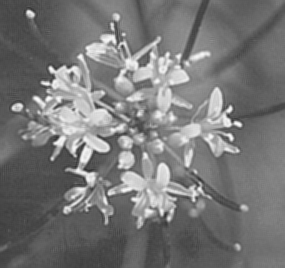
%> input picture HW02/flower.pgm, 285 x 268 px
$ octave mccurleyHW02.m   (GNU Octave 9; MATLAB toolbox functions it lacks are replaced by stand-ins)
%> lines starting %> are read from the running program, lines starting %| are printed output that depends on the picture
### HW02/Code/myhisteq.m
function [eqHist] = myhisteq(data,dataSet)
%{
***********************************************************************
    *  File:  myhisteq.m
    *  Name:  Connor McCurley
    *  Date:  09/09/2018
    *  Course: EEE 6512 Image Processing and Computer Vision
    *  Desc:  Takes an intensity image 'data' and the data set name
              'dataSet' (optional), and returns a vector of the image's
              equalized normalized intensity histogram
**********************************************************************
%}

%Show image
figure();
colormap(gray);
imagesc(data);
colorbar;
if(nargin>1)
    title([dataSet ' Intensity Image']);
else
   title('Intensity Image');
end


%Define number of histogram bins and initialize vector of histogram values
numBins = 256;
unnormHist = zeros(numBins,1);
bins = 0:(numBins-1);

%Get normalizing constant
normConst = size(data,1)*size(data,2);

%Get unnormalized histogram
for bin = 1:numBins
    unnormHist(bin) = sum(data(:) == (bin-1));
end

%Normalize histogram
normHist = unnormHist./normConst;

%Plot normalized histogram
figure();
bar(bins,normHist);
xlabel('Intensity');
ylabel('Normalized Frequency');
if(nargin>1)
    title([dataSet ' Normalized Histogram']);
else
   title('Normalized Histogram');
end

%Find equalized histogram values
eqHistVals = zeros(numBins,1);
for bin = 1:numBins
    eqHistVals(bin) = (bin-1)*sum(normHist(1:bin),1);
end

%Plot transformation function
figure();
bar(bins,eqHistVals); hold on;
plot(bins,repmat((numBins-1),numBins,1), 'Color', 'k', 'Linestyle','-.', 'Linewidth', 2);
xlabel('Intensity');
ylabel('Equalized Value');
if(nargin>1)
    title([dataSet ' Transformation Function']);
else
   title('Transformation Function');
end

%Equalize image values
eqData = zeros(size(data,1),size(data,2));
for bin = 1:numBins
   ind = find(data(:)== (bin-1));
   eqData(ind) = eqHistVals(bin);
end
eqData = round(eqData);

%Show equalized image
figure();
colormap(gray);
imagesc(eqData);
colorbar;
if(nargin>1)
    title([dataSet ' Equalized Intensity Image']);
else
   title('Equalized Intensity Image');
end

%Get normalized equalized histogram
eqHist = zeros(numBins,1);
for bin = 1:numBins
    eqHist(bin) = sum(eqData(:) == (bin-1));
end
eqHist = eqHist./normConst;

%Plot normalized equalized histogram
figure();
bar(bins,eqHist);
xlabel('Intensity');
ylabel('Normalized Frequency');
if(nargin>1)
    title([dataSet ' Equalized Histogram']);
else
   title('Equalized Histogram');
end

end

### HW02/Code/mccurleyHW02.m
%{
***********************************************************************
    *  File:  mccurleyHW02.m
    *  Name:  Connor McCurley
    *  Date:  09/09/2018
    *  Course: EEE 6512 Image Processing and Computer Vision
    *  Desc:  This script allows the user to run any of the functions
              for HW02 by changing the boolean variable int the parameters
              section.  The user can load an image and generete the image's
              normalized histogram, equalized normalized histogram, or
              a quantized image.
**********************************************************************
%}

% ======================= %Clear Workspace ================================
clear all;
close all;
clc;
dbstop if error;

% =========================== %Load data ==================================
flower = imread('flower.pgm');
%> flower is the input picture: size 268x285 uint8; min 45, max 253, mean 118.7
swan = imread('swan.pgm');
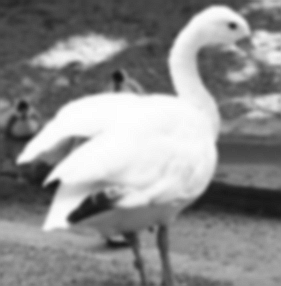
%> input picture HW02/swan.pgm, 281 x 286 px
%> swan is the input picture: size 286x281 uint8; min 18, max 255, mean 140.4
tools = imread('tools.pgm');
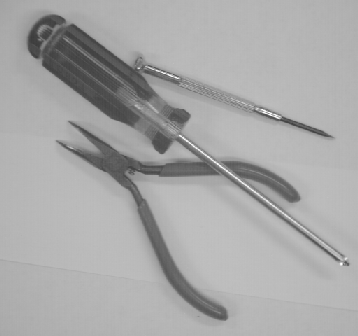
%> input picture HW02/tools.pgm, 358 x 336 px
%> tools is the input picture: size 336x358 uint8; min 60, max 255, mean 167.5

% =========================== %Set Parameters =============================
quant_num = 128;

runHist = 0;
runHistEq = 1;
runQuant = 0;

% =========================== %Run functions ==============================

if (runHist)
    %Compute normalized histogram
    [flowerHist] = myhist(flower,'Flowers');
    [swanHist] = myhist(swan,'Swan');
    [toolsHist] = myhist(tools,'Tools');
end

if (runHistEq)
    %Compute equalized histogram
    [flowerHistEq] = myhisteq(flower,'Flowers');
%> after the loop in myhisteq, `for bin = 1:numBins`: unnormHist = 256 values, max 1177 at index 90, min 0 at index 1, mean 298.4
%> in myhisteq, `normHist = unnormHist./normConst;`: normHist = 256 values, max 0.0154 at index 90, min 0 at index 1, mean 0.00391
%> after the loop in myhisteq, `for bin = 1:numBins`: eqHistVals = 256 values from 0 to 255
%> the loop in myhisteq, `for bin = 1:numBins` made 256 passes
%> ind on passes 46, 47, 49: 44435, [20267; 21060; 22950], 15146
%> after the loop in myhisteq, `for bin = 1:numBins`:
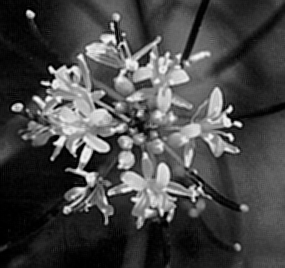
%> eqData: size 268x285 double; min 0.000589, max 253, mean 70.9
%> after the loop in myhisteq, `for bin = 1:numBins`: eqHist = 256 values, max 1646 at index 4, min 0 at index 8, mean 298.4
%> in myhisteq, `eqHist = eqHist./normConst;`: eqHist = 256 values, max 0.0216 at index 4, min 0 at index 8, mean 0.00391
%> figure, not shown here; tallest bar 0.0216 high, from x = 2.6 to 3.4
%> flowerHistEq has the same summary as eqHist in myhisteq
    [swanHistEq] = myhisteq(swan,'Swan');
%> call 2 of myhisteq, with dataSet = 'Swan'
%> after the loop in myhisteq (call 2), `for bin = 1:numBins`: unnormHist = 256 values, max 1245 at index 252, min 0 at index 1, mean 313.9
%> in myhisteq (call 2), `normHist = unnormHist./normConst;`: normHist = 256 values, max 0.0155 at index 252, min 0 at index 1, mean 0.00391
%> in myhisteq (call 2), `title([dataSet ' Transformation Function']);`:
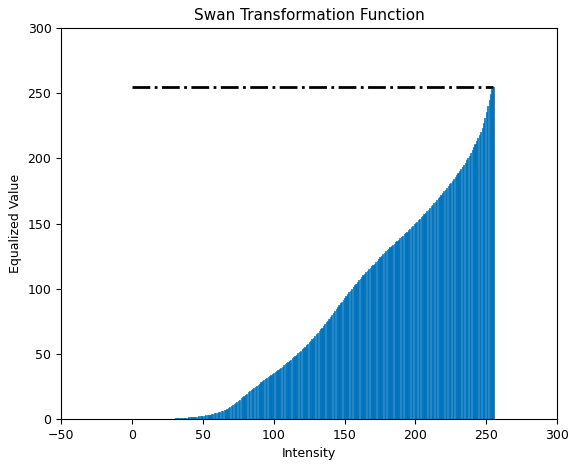
%> figure redrawn from the program's plot data; tallest bar 255 high, from x = 254.6 to 255.4
%> the loop in myhisteq (call 2), `for bin = 1:numBins` made 256 passes
%> ind on passes 19 to 21: [33253; 33539; 33540; 33825], [33254; 33826], [6684; 33538; 34112]
%> after the loop in myhisteq (call 2), `for bin = 1:numBins`:
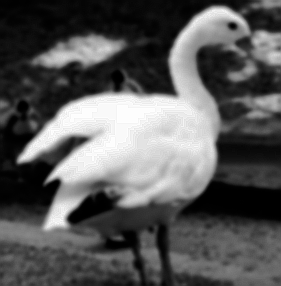
%> eqData: size 286x281 double; min 0.000896, max 255, mean 89.7
%> after the loop in myhisteq (call 2), `for bin = 1:numBins`: eqHist = 256 values, max 1580 at index 2, min 0 at index 52, mean 313.9
%> in myhisteq (call 2), `eqHist = eqHist./normConst;`: eqHist = 256 values, max 0.0197 at index 2, min 0 at index 52, mean 0.00391
%> figure, not shown here; tallest bar 0.0197 high, from x = 0.6 to 1.4
%> swanHistEq has the same summary as eqHist in myhisteq
    [toolsHistEq] = myhisteq(tools,'Tools');
%> call 3 of myhisteq, with dataSet = 'Tools'
%> after the loop in myhisteq (call 3), `for bin = 1:numBins`: unnormHist = 256 values, max 9256 at index 183, min 0 at index 1, mean 469.9
%> in myhisteq (call 3), `normHist = unnormHist./normConst;`: normHist = 256 values, max 0.0769 at index 183, min 0 at index 1, mean 0.00391
%> after the loop in myhisteq (call 3), `for bin = 1:numBins`:
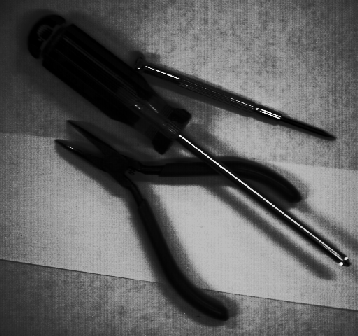
%> eqData: size 336x358 double; min 0.002, max 255, mean 93.7
%> after the loop in myhisteq (call 3), `for bin = 1:numBins`: eqHist = 256 values, max 9256 at index 127, min 0 at index 35, mean 469.9
%> in myhisteq (call 3), `eqHist = eqHist./normConst;`: eqHist = 256 values, max 0.0769 at index 127, min 0 at index 35, mean 0.00391
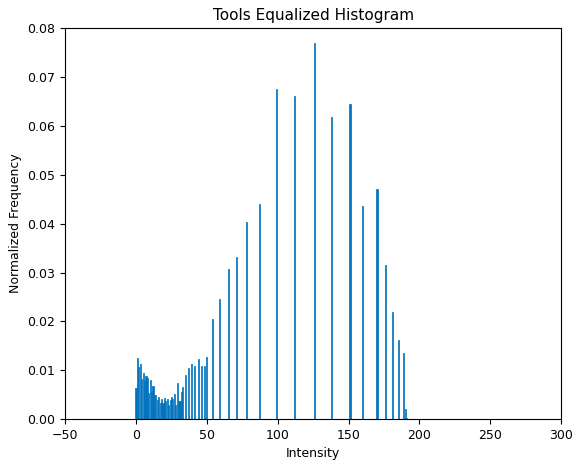
%> figure redrawn from the program's plot data; tallest bar 0.0769 high, from x = 125.6 to 126.4
%> toolsHistEq has the same summary as eqHist in myhisteq
end

if (runQuant)
    %Compute quantized image
    [flowerQuant] = myquantize(flower, quant_num, 'Flowers');
    [swanQuant] = myquantize(swan, quant_num, 'Swan');
    [toolsQuant] = myquantize(tools, quant_num, 'Tools');
end
